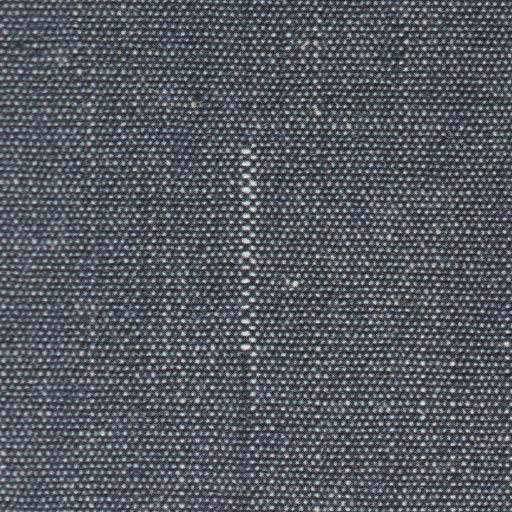
%> input picture Special/img/3.jpg, 512 x 512 px
$ octave special_implementation.m   (GNU Octave 9; MATLAB toolbox functions it lacks are replaced by stand-ins)
%> lines starting %> are read from the running program, lines starting %| are printed output that depends on the picture; in (x1, y1, x2, y2) boxes, pixels count from 0 and x2, y2 are one past the last pixel; in counts of white or black regions, pixels touching at a corner belong together; the program's own positions count from 1
clc;
clear all;
close all;

x=imread('D:\\Sem 6\\IP\\FabricDefectDetection\\Special\\img\\3.JPG');
%> x is the input picture: size 512x512x3 uint8; mean R, G, B 84.3, 89.7, 97.6
subplot(1,3,1);
imshow(x);
title('Original Fabric');
x=rgb2gray(x);
%> x: size 512x512 uint8
subplot(1,3,2);
imshow(x);
title('Grayscale Image');

level = graythresh(x);
%> level = 0.416
H1 = im2bw(x,level);
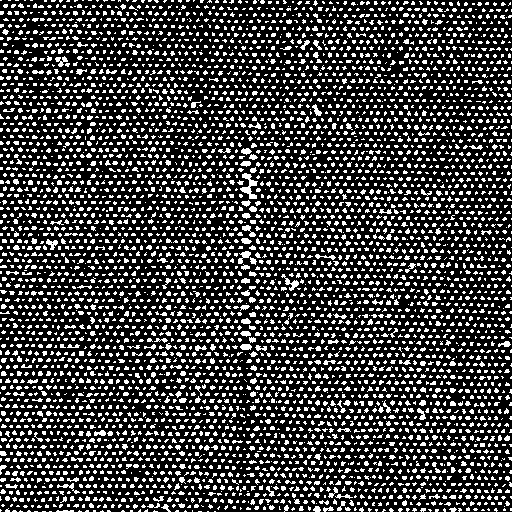
%> H1: size 512x512 logical; 25.3% white in thin lines or dots

% [5 lines of commented-out code are left out]

SE = strel('square', 4);
op1 = imerode(H1, SE);
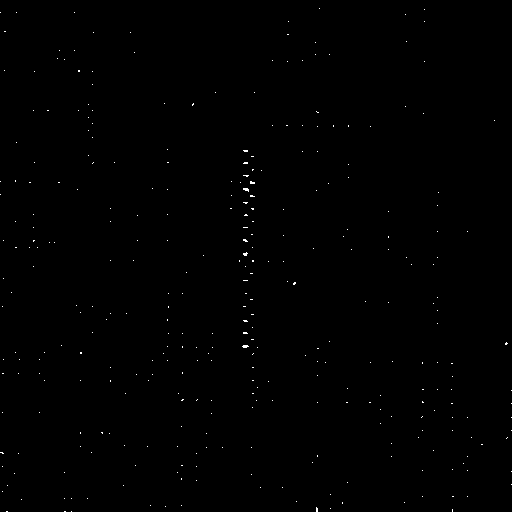
%> op1: size 512x512 logical; 0.22% white in thin lines or dots
op2 = imdilate(op1, SE);
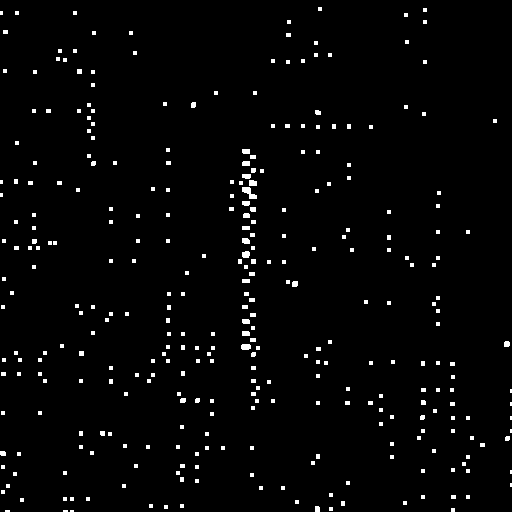
%> op2: size 512x512 logical; 2.3% white; 325 white regions (245 under 20 px), largest, box (x1, y1, x2, y2) and area: (242, 187, 257, 199) 93, (241, 344, 251, 350) 55, (242, 251, 250, 258) 49

SE1 = strel('diamond', 3);
SE2 = strel('disk', 3, 0);
SE3 = strel('disk', 6, 0);
SE4 = strel('rectangle', [5 2]);
SE5 = strel('square', 5);

op11 = imerode(op2, SE5);
%> op11: size 512x512 logical; 0.02% white in thin lines or dots, all inside (x1, y1, x2, y2) = (79, 71, 507, 512)
op21 = imdilate(op11, SE5);
%> op21: size 512x512 logical; 0.25% white; 20 white regions, largest, box (x1, y1, x2, y2) and area: (242, 187, 251, 193) 51, (242, 344, 250, 350) 47, (249, 180, 257, 186) 45
op31 = imdilate(op21, SE1);
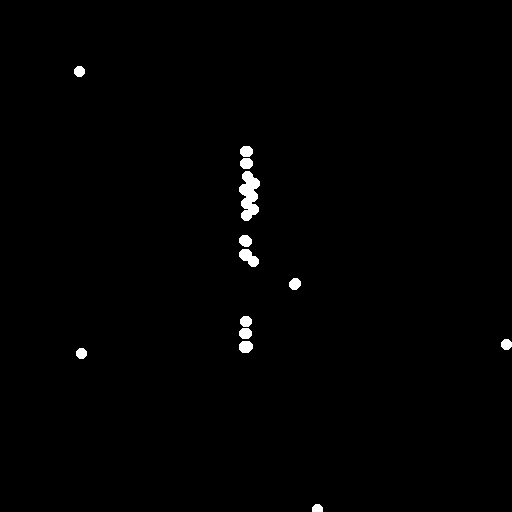
%> op31: size 512x512 logical; 0.8% white; 13 white regions, largest, box (x1, y1, x2, y2) and area: (239, 171, 260, 221) 678, (239, 249, 259, 267) 217, (239, 341, 253, 353) 140
op41 = imdilate(op31, SE2);
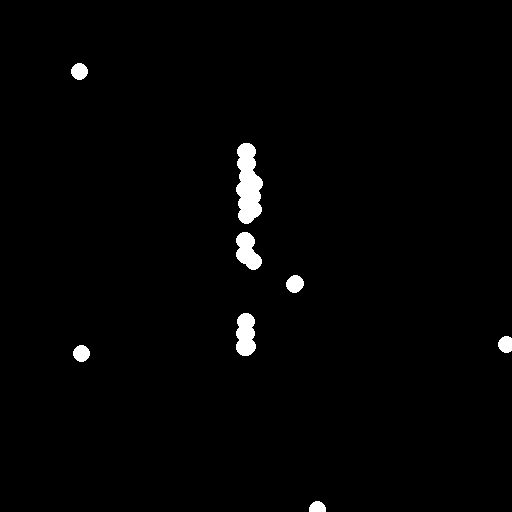
%> op41: size 512x512 logical; 1.5% white; 8 white regions, largest, box (x1, y1, x2, y2) and area: (236, 143, 263, 224) 1535, (236, 313, 256, 356) 695, (236, 232, 262, 270) 641
op51 = imerode(op41, SE3);
%> op51: size 512x512 logical; 0.32% white; 10 white regions, largest, box (x1, y1, x2, y2) and area: (242, 171, 257, 218) 369, (242, 319, 250, 350) 139, (243, 149, 250, 170) 89
op61 = imdilate(op51, SE4);
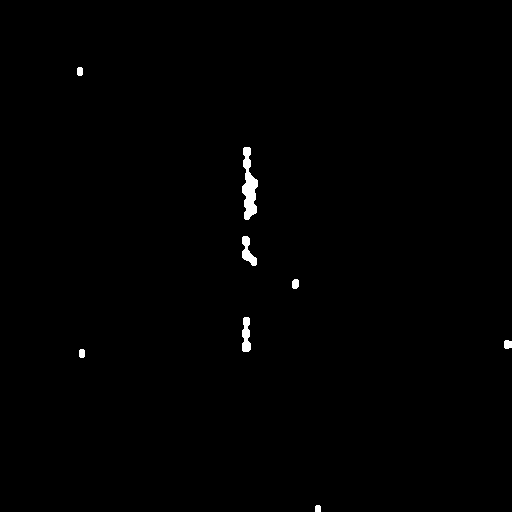
%> op61: size 512x512 logical; 0.54% white; 8 white regions, largest, box (x1, y1, x2, y2) and area: (242, 147, 258, 220) 675, (242, 317, 251, 352) 240, (242, 236, 257, 266) 232

subplot(1,3,3);
imshow(op61);
title('Final Binary Output');

y = imfuse(x,op61);
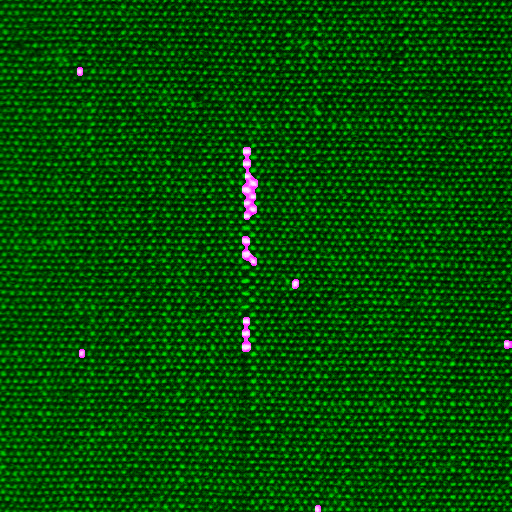
%> y: size 512x512x3 uint8; mean R, G, B 1.4, 77.5, 1.4

$ run again, with Special/img/1.jpg copied over Special/img/3.jpg
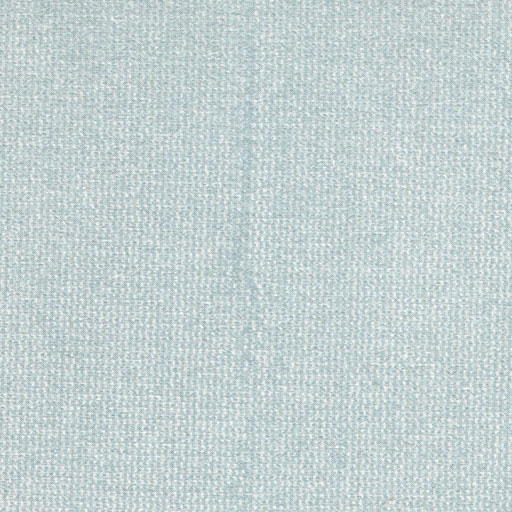
%> input picture Special/img/1.jpg, 512 x 512 px
%> x is the input picture: size 512x512x3 uint8; mean R, G, B 196.2, 209.7, 210.8
%> x: size 512x512 uint8
%> level = 0.812
%> `H1 = im2bw(x,level);`:
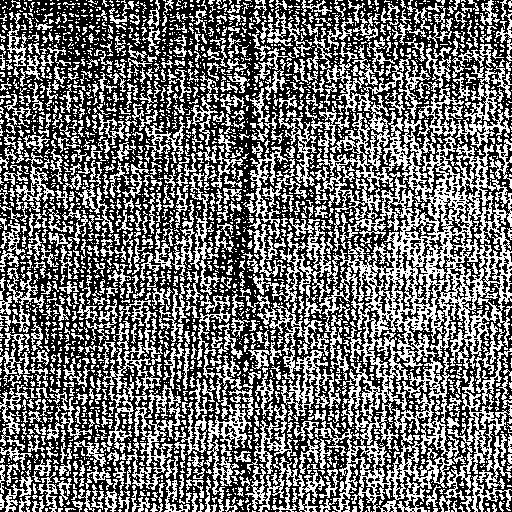
%> H1: size 512x512 logical; 43% white in thin lines or dots
%> op1: size 512x512 logical; 0.19% white in thin lines or dots
%> op2: size 512x512 logical; 2.1% white; 301 white regions (206 under 20 px), largest, box (x1, y1, x2, y2) and area: (377, 123, 383, 132) 44, (394, 242, 404, 250) 44, (448, 418, 454, 426) 40
%> op11: size 512x512 logical; 0% white in thin lines or dots, all inside (x1, y1, x2, y2) = (0, 79, 512, 298)
%> op21: size 512x512 logical; 0.03% white; 4 white regions (2 under 20 px), largest, box (x1, y1, x2, y2) and area: (240, 77, 245, 82) 25, (427, 268, 432, 273) 25
%> op31: size 512x512 logical; 0.12% white; 4 white regions, box (x1, y1, x2, y2) and area: (237, 74, 248, 85) 97, (424, 265, 435, 276) 97, (506, 215, 512, 226) 54, (0, 292, 6, 303) 54
%> op41: size 512x512 logical; 0.26% white; 4 white regions, box (x1, y1, x2, y2) and area: (234, 71, 251, 88) 221, (421, 262, 438, 279) 221, (503, 212, 512, 229) 119, (0, 289, 9, 306) 119
%> op51: size 512x512 logical; 0.03% white; 4 white regions (2 under 20 px), largest, box (x1, y1, x2, y2) and area: (240, 77, 245, 82) 21, (427, 268, 432, 273) 21
%> op61: size 512x512 logical; 0.06% white; 4 white regions, box (x1, y1, x2, y2) and area: (240, 75, 246, 84) 50, (427, 266, 433, 275) 50, (0, 293, 4, 302) 34, (509, 216, 512, 225) 25
%> `y = imfuse(x,op61);`:
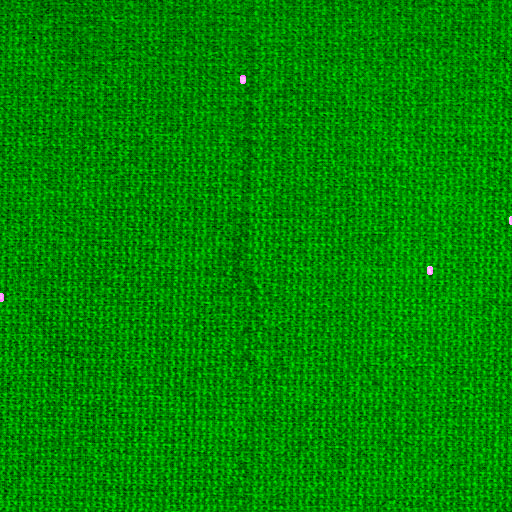
%> y: size 512x512x3 uint8; mean R, G, B 0.2, 138.7, 0.2

$ run again, with Special/img/2.jpg copied over Special/img/3.jpg
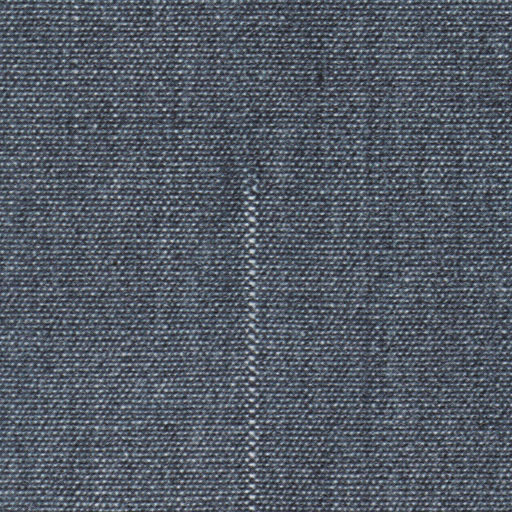
%> input picture Special/img/2.jpg, 512 x 512 px
%> x is the input picture: size 512x512x3 uint8; mean R, G, B 82.6, 90.2, 101.4
%> x: size 512x512 uint8
%> level = 0.392
%> `H1 = im2bw(x,level);`:
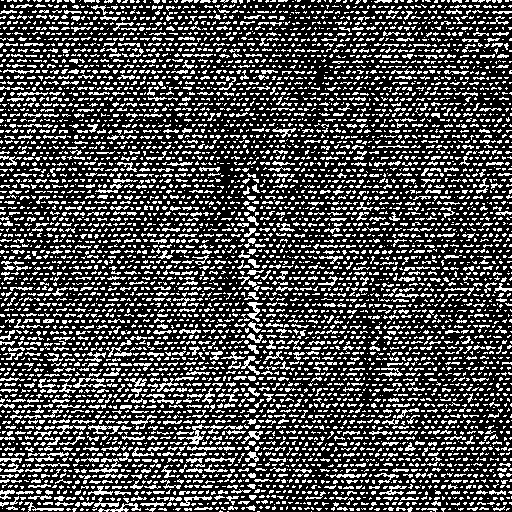
%> H1: size 512x512 logical; 29.4% white in thin lines or dots
%> op1: size 512x512 logical; 0.06% white in thin lines or dots, all inside (x1, y1, x2, y2) = (10, 0, 352, 508)
%> op2: size 512x512 logical; 0.46% white; 55 white regions (24 under 20 px), largest, box (x1, y1, x2, y2) and area: (249, 452, 256, 458) 38, (248, 217, 256, 222) 37, (249, 259, 256, 265) 35
%> op11: size 512x512 logical; 0% white in thin lines or dots, all inside (x1, y1, x2, y2) = (156, 0, 254, 455)
%> op21: size 512x512 logical; 0.1% white; 10 white regions (1 under 20 px), largest, box (x1, y1, x2, y2) and area: (250, 431, 255, 437) 30, (250, 452, 256, 457) 30, (250, 217, 255, 222) 25
%> op31: size 512x512 logical; 0.36% white; 9 white regions, largest, box (x1, y1, x2, y2) and area: (246, 235, 258, 257) 194, (247, 428, 258, 440) 108, (247, 449, 259, 460) 108
%> op41: size 512x512 logical; 0.8% white; 9 white regions, largest, box (x1, y1, x2, y2) and area: (243, 232, 261, 260) 392, (244, 425, 261, 443) 238, (244, 446, 262, 463) 238
%> op51: size 512x512 logical; 0.08% white; 9 white regions (1 under 20 px), largest, box (x1, y1, x2, y2) and area: (249, 238, 255, 254) 52, (250, 431, 255, 437) 26, (250, 452, 256, 457) 26
%> op61: size 512x512 logical; 0.19% white; 9 white regions, largest, box (x1, y1, x2, y2) and area: (249, 236, 256, 256) 106, (250, 450, 257, 459) 59, (250, 429, 256, 439) 56
%> `y = imfuse(x,op61);`:
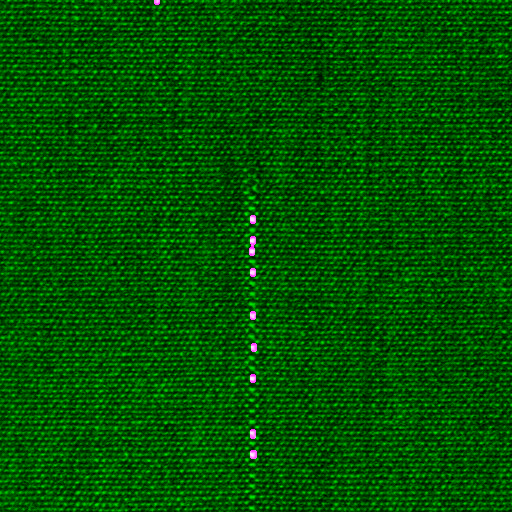
%> y: size 512x512x3 uint8; mean R, G, B 0.5, 83.2, 0.5
